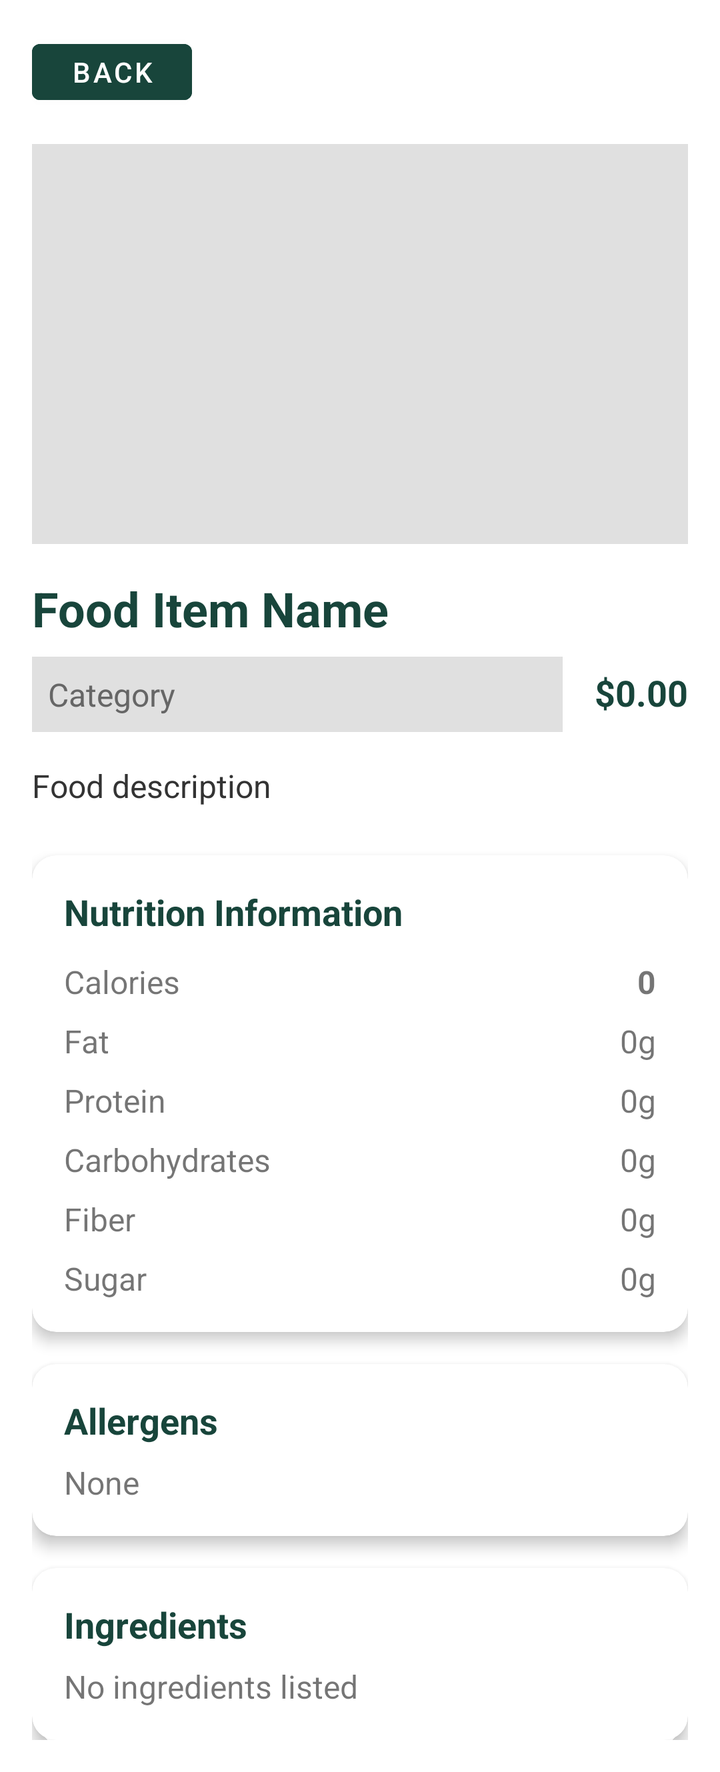
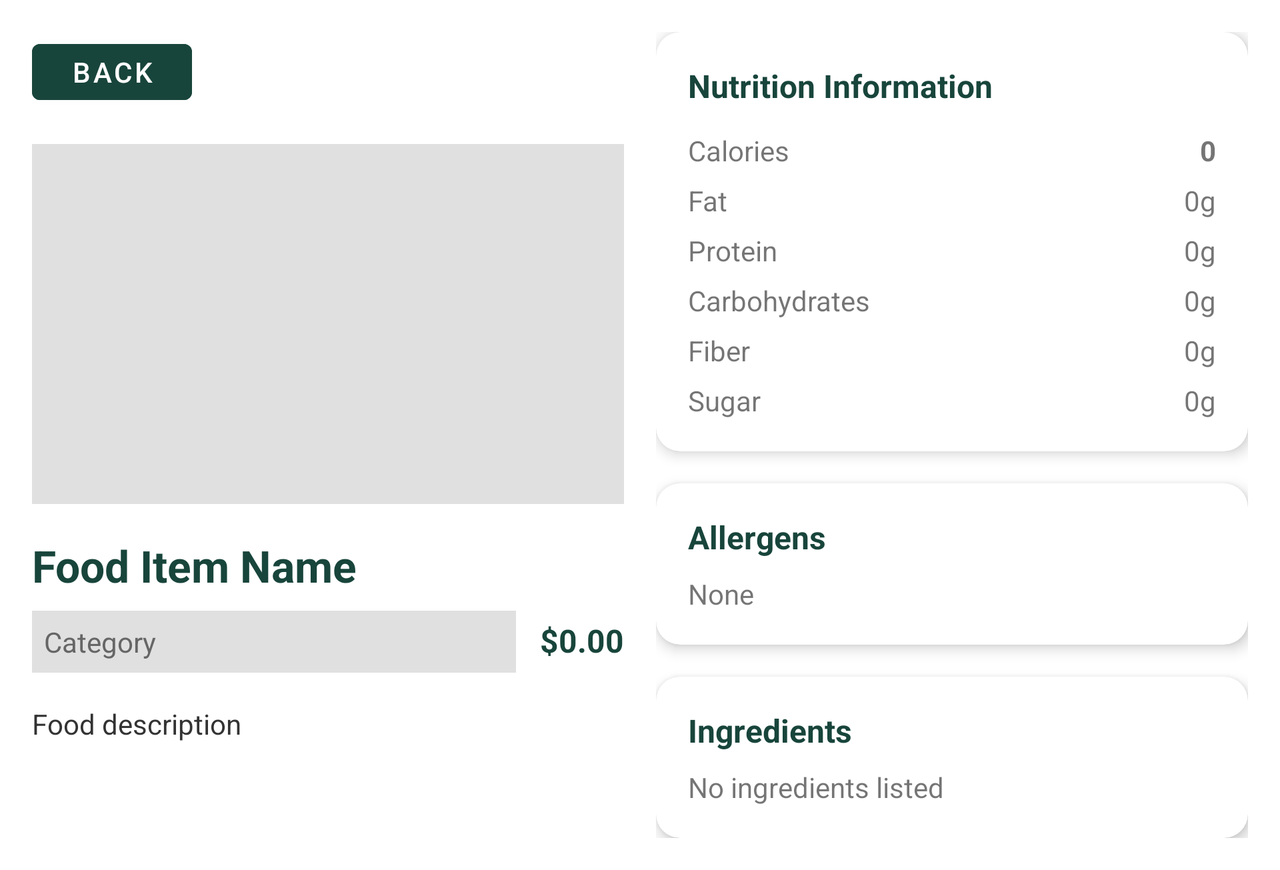

One screen, two layout resources from the same app: the default and the repository's alternative for another configuration. Each is rendered where Android would select it; the XML of both is given below.
<!-- AndroidManifest.xml: application theme Theme.MyApplication -->
<!-- res/layout/activity_menu_item_detail.xml -->
<?xml version="1.0" encoding="utf-8"?>
<ScrollView xmlns:android="http://schemas.android.com/apk/res/android"
    xmlns:app="http://schemas.android.com/apk/res-auto"
    android:layout_width="match_parent"
    android:layout_height="match_parent"
    android:background="@android:color/white">

    <LinearLayout
        android:layout_width="match_parent"
        android:layout_height="wrap_content"
        android:orientation="vertical"
        android:padding="16dp">

        
        <Button
            android:id="@+id/btnBack"
            android:layout_width="80dp"
            android:layout_height="40dp"
            android:layout_marginBottom="16dp"
            android:backgroundTint="#18453B"
            android:text="@string/back"
            android:textColor="@android:color/white"
            android:textSize="14sp"
            style="@style/Widget.MaterialComponents.Button" />

        
        <ImageView
            android:id="@+id/ivFoodImage"
            android:layout_width="match_parent"
            android:layout_height="200dp"
            android:layout_marginBottom="16dp"
            android:background="#E0E0E0"
            android:scaleType="centerCrop"
            android:src="@drawable/ic_launcher_foreground"
            android:contentDescription="Food image" />

        
        <TextView
            android:id="@+id/tvFoodName"
            android:layout_width="match_parent"
            android:layout_height="wrap_content"
            android:text="@string/food_item_name"
            android:textSize="24sp"
            android:textStyle="bold"
            android:textColor="#18453B"
            android:layout_marginBottom="8dp" />

        
        <LinearLayout
            android:layout_width="match_parent"
            android:layout_height="wrap_content"
            android:orientation="horizontal"
            android:layout_marginBottom="16dp">

            <TextView
                android:id="@+id/tvCategory"
                android:layout_width="0dp"
                android:layout_height="wrap_content"
                android:layout_weight="1"
                android:text="@string/category"
                android:textSize="16sp"
                android:textColor="#666666"
                android:background="#E0E0E0"
                android:padding="8dp" />

            <TextView
                android:id="@+id/tvPrice"
                android:layout_width="wrap_content"
                android:layout_height="wrap_content"
                android:text="@string/price_default"
                android:textSize="18sp"
                android:textStyle="bold"
                android:textColor="#18453B"
                android:layout_marginStart="16dp" />

        </LinearLayout>

        
        <TextView
            android:id="@+id/tvDescription"
            android:layout_width="match_parent"
            android:layout_height="wrap_content"
            android:text="@string/food_description"
            android:textSize="16sp"
            android:textColor="#333333"
            android:layout_marginBottom="24dp" />

        
        <androidx.cardview.widget.CardView
            android:layout_width="match_parent"
            android:layout_height="wrap_content"
            android:layout_marginBottom="16dp"
            app:cardCornerRadius="12dp"
            app:cardElevation="4dp">

            <LinearLayout
                android:layout_width="match_parent"
                android:layout_height="wrap_content"
                android:orientation="vertical"
                android:padding="16dp">

                <TextView
                    android:layout_width="match_parent"
                    android:layout_height="wrap_content"
                    android:text="@string/nutrition_information"
                    android:textSize="18sp"
                    android:textStyle="bold"
                    android:textColor="#18453B"
                    android:layout_marginBottom="12dp" />

                
                <LinearLayout
                    android:layout_width="match_parent"
                    android:layout_height="wrap_content"
                    android:orientation="horizontal"
                    android:layout_marginBottom="8dp">

                    <TextView
                        android:layout_width="0dp"
                        android:layout_height="wrap_content"
                        android:layout_weight="1"
                        android:text="@string/calories"
                        android:textSize="16sp" />

                    <TextView
                        android:id="@+id/tvCalories"
                        android:layout_width="wrap_content"
                        android:layout_height="wrap_content"
                        android:text="@string/nutrition_value_zero"
                        android:textSize="16sp"
                        android:textStyle="bold" />

                </LinearLayout>

                
                <LinearLayout
                    android:layout_width="match_parent"
                    android:layout_height="wrap_content"
                    android:orientation="horizontal"
                    android:layout_marginBottom="8dp">

                    <TextView
                        android:layout_width="0dp"
                        android:layout_height="wrap_content"
                        android:layout_weight="1"
                        android:text="@string/fat"
                        android:textSize="16sp" />

                    <TextView
                        android:id="@+id/tvFat"
                        android:layout_width="wrap_content"
                        android:layout_height="wrap_content"
                        android:text="@string/nutrition_value_zero_grams"
                        android:textSize="16sp" />

                </LinearLayout>

                
                <LinearLayout
                    android:layout_width="match_parent"
                    android:layout_height="wrap_content"
                    android:orientation="horizontal"
                    android:layout_marginBottom="8dp">

                    <TextView
                        android:layout_width="0dp"
                        android:layout_height="wrap_content"
                        android:layout_weight="1"
                        android:text="@string/protein"
                        android:textSize="16sp" />

                    <TextView
                        android:id="@+id/tvProtein"
                        android:layout_width="wrap_content"
                        android:layout_height="wrap_content"
                        android:text="@string/nutrition_value_zero_grams"
                        android:textSize="16sp" />

                </LinearLayout>

                
                <LinearLayout
                    android:layout_width="match_parent"
                    android:layout_height="wrap_content"
                    android:orientation="horizontal"
                    android:layout_marginBottom="8dp">

                    <TextView
                        android:layout_width="0dp"
                        android:layout_height="wrap_content"
                        android:layout_weight="1"
                        android:text="@string/carbohydrates"
                        android:textSize="16sp" />

                    <TextView
                        android:id="@+id/tvCarbs"
                        android:layout_width="wrap_content"
                        android:layout_height="wrap_content"
                        android:text="@string/nutrition_value_zero_grams"
                        android:textSize="16sp" />

                </LinearLayout>

                
                <LinearLayout
                    android:layout_width="match_parent"
                    android:layout_height="wrap_content"
                    android:orientation="horizontal"
                    android:layout_marginBottom="8dp">

                    <TextView
                        android:layout_width="0dp"
                        android:layout_height="wrap_content"
                        android:layout_weight="1"
                        android:text="@string/fiber"
                        android:textSize="16sp" />

                    <TextView
                        android:id="@+id/tvFiber"
                        android:layout_width="wrap_content"
                        android:layout_height="wrap_content"
                        android:text="@string/nutrition_value_zero_grams"
                        android:textSize="16sp" />

                </LinearLayout>

                
                <LinearLayout
                    android:layout_width="match_parent"
                    android:layout_height="wrap_content"
                    android:orientation="horizontal">

                    <TextView
                        android:layout_width="0dp"
                        android:layout_height="wrap_content"
                        android:layout_weight="1"
                        android:text="@string/sugar"
                        android:textSize="16sp" />

                    <TextView
                        android:id="@+id/tvSugar"
                        android:layout_width="wrap_content"
                        android:layout_height="wrap_content"
                        android:text="@string/nutrition_value_zero_grams"
                        android:textSize="16sp" />

                </LinearLayout>

            </LinearLayout>

        </androidx.cardview.widget.CardView>

        
        <androidx.cardview.widget.CardView
            android:layout_width="match_parent"
            android:layout_height="wrap_content"
            android:layout_marginBottom="16dp"
            app:cardCornerRadius="12dp"
            app:cardElevation="4dp">

            <LinearLayout
                android:layout_width="match_parent"
                android:layout_height="wrap_content"
                android:orientation="vertical"
                android:padding="16dp">

                <TextView
                    android:layout_width="match_parent"
                    android:layout_height="wrap_content"
                    android:text="@string/allergens"
                    android:textSize="18sp"
                    android:textStyle="bold"
                    android:textColor="#18453B"
                    android:layout_marginBottom="8dp" />

                <TextView
                    android:id="@+id/tvAllergens"
                    android:layout_width="match_parent"
                    android:layout_height="wrap_content"
                    android:text="@string/allergens_none"
                    android:textSize="16sp" />

            </LinearLayout>

        </androidx.cardview.widget.CardView>

        
        <androidx.cardview.widget.CardView
            android:layout_width="match_parent"
            android:layout_height="wrap_content"
            app:cardCornerRadius="12dp"
            app:cardElevation="4dp">

            <LinearLayout
                android:layout_width="match_parent"
                android:layout_height="wrap_content"
                android:orientation="vertical"
                android:padding="16dp">

                <TextView
                    android:layout_width="match_parent"
                    android:layout_height="wrap_content"
                    android:text="@string/ingredients"
                    android:textSize="18sp"
                    android:textStyle="bold"
                    android:textColor="#18453B"
                    android:layout_marginBottom="8dp" />

                <TextView
                    android:id="@+id/tvIngredients"
                    android:layout_width="match_parent"
                    android:layout_height="wrap_content"
                    android:text="@string/ingredients_none"
                    android:textSize="16sp" />

            </LinearLayout>

        </androidx.cardview.widget.CardView>

    </LinearLayout>

</ScrollView>
<!-- resources referenced by this layout -->
<resources>
  <string name="allergens">Allergens</string>
  <string name="allergens_none">None</string>
  <string name="back">Back</string>
  <string name="calories">Calories</string>
  <string name="carbohydrates">Carbohydrates</string>
  <string name="category">Category</string>
  <string name="fat">Fat</string>
  <string name="fiber">Fiber</string>
  <string name="food_description">Food description</string>
  <string name="food_item_name">Food Item Name</string>
  <string name="ingredients">Ingredients</string>
  <string name="ingredients_none">No ingredients listed</string>
  <string name="nutrition_information">Nutrition Information</string>
  <string name="nutrition_value_zero">0</string>
  <string name="nutrition_value_zero_grams">0g</string>
  <string name="price_default">$0.00</string>
  <string name="protein">Protein</string>
  <string name="sugar">Sugar</string>
  <style name="Theme.MyApplication" parent="Theme.MaterialComponents.DayNight.NoActionBar">
          
          <item name="colorPrimary">@color/purple_500</item>
          <item name="colorPrimaryVariant">@color/purple_700</item>
          <item name="colorOnPrimary">@color/white</item>
          
          <item name="colorSecondary">@color/teal_200</item>
          <item name="colorSecondaryVariant">@color/teal_700</item>
          <item name="colorOnSecondary">@color/black</item>
          
          <item name="android:statusBarColor">?attr/colorPrimaryVariant</item>
          
      </style>
  <color name="purple_500">#FF6200EE</color>
  <color name="purple_700">#FF3700B3</color>
  <color name="white">#FFFFFFFF</color>
  <color name="teal_200">#FF03DAC5</color>
  <color name="teal_700">#FF018786</color>
  <color name="black">#FF000000</color>
</resources>
<!-- res/layout-land/activity_menu_item_detail.xml (the repository's variant of the layout above) -->
<!-- drawn on the phone turned sideways -->
<?xml version="1.0" encoding="utf-8"?>

<ScrollView xmlns:android="http://schemas.android.com/apk/res/android"
    xmlns:app="http://schemas.android.com/apk/res-auto"
    android:layout_width="match_parent"
    android:layout_height="match_parent"
    android:background="@android:color/white">

    <LinearLayout
        android:layout_width="match_parent"
        android:layout_height="wrap_content"
        android:orientation="horizontal"
        android:padding="16dp">

        
        <LinearLayout
            android:layout_width="0dp"
            android:layout_height="wrap_content"
            android:layout_weight="1"
            android:orientation="vertical"
            android:layout_marginEnd="16dp">

            
            <Button
                android:id="@+id/btnBack"
                android:layout_width="80dp"
                android:layout_height="40dp"
                android:layout_marginBottom="16dp"
                android:backgroundTint="#18453B"
                android:text="Back"
                android:textColor="@android:color/white"
                android:textSize="14sp"
                style="@style/Widget.MaterialComponents.Button" />

            
            <ImageView
                android:id="@+id/ivFoodImage"
                android:layout_width="match_parent"
                android:layout_height="180dp"
                android:layout_marginBottom="16dp"
                android:background="#E0E0E0"
                android:scaleType="centerCrop"
                android:src="@drawable/ic_launcher_foreground"
                android:contentDescription="Food image" />

            
            <TextView
                android:id="@+id/tvFoodName"
                android:layout_width="match_parent"
                android:layout_height="wrap_content"
                android:text="Food Item Name"
                android:textSize="22sp"
                android:textStyle="bold"
                android:textColor="#18453B"
                android:layout_marginBottom="8dp" />

            
            <LinearLayout
                android:layout_width="match_parent"
                android:layout_height="wrap_content"
                android:orientation="horizontal"
                android:layout_marginBottom="16dp">

                <TextView
                    android:id="@+id/tvCategory"
                    android:layout_width="0dp"
                    android:layout_height="wrap_content"
                    android:layout_weight="1"
                    android:text="Category"
                    android:textSize="14sp"
                    android:textColor="#666666"
                    android:background="#E0E0E0"
                    android:padding="6dp" />

                <TextView
                    android:id="@+id/tvPrice"
                    android:layout_width="wrap_content"
                    android:layout_height="wrap_content"
                    android:text="$0.00"
                    android:textSize="16sp"
                    android:textStyle="bold"
                    android:textColor="#18453B"
                    android:layout_marginStart="12dp" />

            </LinearLayout>

            
            <TextView
                android:id="@+id/tvDescription"
                android:layout_width="match_parent"
                android:layout_height="wrap_content"
                android:text="Food description"
                android:textSize="14sp"
                android:textColor="#333333" />

        </LinearLayout>

        
        <LinearLayout
            android:layout_width="0dp"
            android:layout_height="wrap_content"
            android:layout_weight="1"
            android:orientation="vertical">

            
            <androidx.cardview.widget.CardView
                android:layout_width="match_parent"
                android:layout_height="wrap_content"
                android:layout_marginBottom="16dp"
                app:cardCornerRadius="12dp"
                app:cardElevation="4dp">

                <LinearLayout
                    android:layout_width="match_parent"
                    android:layout_height="wrap_content"
                    android:orientation="vertical"
                    android:padding="16dp">

                    <TextView
                        android:layout_width="match_parent"
                        android:layout_height="wrap_content"
                        android:text="Nutrition Information"
                        android:textSize="16sp"
                        android:textStyle="bold"
                        android:textColor="#18453B"
                        android:layout_marginBottom="12dp" />

                    
                    <LinearLayout
                        android:layout_width="match_parent"
                        android:layout_height="wrap_content"
                        android:orientation="horizontal"
                        android:layout_marginBottom="6dp">

                        <TextView
                            android:layout_width="0dp"
                            android:layout_height="wrap_content"
                            android:layout_weight="1"
                            android:text="Calories"
                            android:textSize="14sp" />

                        <TextView
                            android:id="@+id/tvCalories"
                            android:layout_width="wrap_content"
                            android:layout_height="wrap_content"
                            android:text="0"
                            android:textSize="14sp"
                            android:textStyle="bold" />

                    </LinearLayout>

                    
                    <LinearLayout
                        android:layout_width="match_parent"
                        android:layout_height="wrap_content"
                        android:orientation="horizontal"
                        android:layout_marginBottom="6dp">

                        <TextView
                            android:layout_width="0dp"
                            android:layout_height="wrap_content"
                            android:layout_weight="1"
                            android:text="Fat"
                            android:textSize="14sp" />

                        <TextView
                            android:id="@+id/tvFat"
                            android:layout_width="wrap_content"
                            android:layout_height="wrap_content"
                            android:text="0g"
                            android:textSize="14sp" />

                    </LinearLayout>

                    
                    <LinearLayout
                        android:layout_width="match_parent"
                        android:layout_height="wrap_content"
                        android:orientation="horizontal"
                        android:layout_marginBottom="6dp">

                        <TextView
                            android:layout_width="0dp"
                            android:layout_height="wrap_content"
                            android:layout_weight="1"
                            android:text="Protein"
                            android:textSize="14sp" />

                        <TextView
                            android:id="@+id/tvProtein"
                            android:layout_width="wrap_content"
                            android:layout_height="wrap_content"
                            android:text="0g"
                            android:textSize="14sp" />

                    </LinearLayout>

                    
                    <LinearLayout
                        android:layout_width="match_parent"
                        android:layout_height="wrap_content"
                        android:orientation="horizontal"
                        android:layout_marginBottom="6dp">

                        <TextView
                            android:layout_width="0dp"
                            android:layout_height="wrap_content"
                            android:layout_weight="1"
                            android:text="Carbohydrates"
                            android:textSize="14sp" />

                        <TextView
                            android:id="@+id/tvCarbs"
                            android:layout_width="wrap_content"
                            android:layout_height="wrap_content"
                            android:text="0g"
                            android:textSize="14sp" />

                    </LinearLayout>

                    
                    <LinearLayout
                        android:layout_width="match_parent"
                        android:layout_height="wrap_content"
                        android:orientation="horizontal"
                        android:layout_marginBottom="6dp">

                        <TextView
                            android:layout_width="0dp"
                            android:layout_height="wrap_content"
                            android:layout_weight="1"
                            android:text="Fiber"
                            android:textSize="14sp" />

                        <TextView
                            android:id="@+id/tvFiber"
                            android:layout_width="wrap_content"
                            android:layout_height="wrap_content"
                            android:text="0g"
                            android:textSize="14sp" />

                    </LinearLayout>

                    
                    <LinearLayout
                        android:layout_width="match_parent"
                        android:layout_height="wrap_content"
                        android:orientation="horizontal">

                        <TextView
                            android:layout_width="0dp"
                            android:layout_height="wrap_content"
                            android:layout_weight="1"
                            android:text="Sugar"
                            android:textSize="14sp" />

                        <TextView
                            android:id="@+id/tvSugar"
                            android:layout_width="wrap_content"
                            android:layout_height="wrap_content"
                            android:text="0g"
                            android:textSize="14sp" />

                    </LinearLayout>

                </LinearLayout>

            </androidx.cardview.widget.CardView>

            
            <androidx.cardview.widget.CardView
                android:layout_width="match_parent"
                android:layout_height="wrap_content"
                android:layout_marginBottom="16dp"
                app:cardCornerRadius="12dp"
                app:cardElevation="4dp">

                <LinearLayout
                    android:layout_width="match_parent"
                    android:layout_height="wrap_content"
                    android:orientation="vertical"
                    android:padding="16dp">

                    <TextView
                        android:layout_width="match_parent"
                        android:layout_height="wrap_content"
                        android:text="Allergens"
                        android:textSize="16sp"
                        android:textStyle="bold"
                        android:textColor="#18453B"
                        android:layout_marginBottom="8dp" />

                    <TextView
                        android:id="@+id/tvAllergens"
                        android:layout_width="match_parent"
                        android:layout_height="wrap_content"
                        android:text="None"
                        android:textSize="14sp" />

                </LinearLayout>

            </androidx.cardview.widget.CardView>

            
            <androidx.cardview.widget.CardView
                android:layout_width="match_parent"
                android:layout_height="wrap_content"
                app:cardCornerRadius="12dp"
                app:cardElevation="4dp">

                <LinearLayout
                    android:layout_width="match_parent"
                    android:layout_height="wrap_content"
                    android:orientation="vertical"
                    android:padding="16dp">

                    <TextView
                        android:layout_width="match_parent"
                        android:layout_height="wrap_content"
                        android:text="Ingredients"
                        android:textSize="16sp"
                        android:textStyle="bold"
                        android:textColor="#18453B"
                        android:layout_marginBottom="8dp" />

                    <TextView
                        android:id="@+id/tvIngredients"
                        android:layout_width="match_parent"
                        android:layout_height="wrap_content"
                        android:text="No ingredients listed"
                        android:textSize="14sp" />

                </LinearLayout>

            </androidx.cardview.widget.CardView>

        </LinearLayout>

    </LinearLayout>

</ScrollView>
<!-- resources referenced by the variant -->
<!-- as the phone turned sideways resolves them -->
<resources>
  <style name="Theme.MyApplication" parent="Theme.MaterialComponents.DayNight.NoActionBar">
          
          <item name="colorPrimary">@color/purple_500</item>
          <item name="colorPrimaryVariant">@color/purple_700</item>
          <item name="colorOnPrimary">@color/white</item>
          
          <item name="colorSecondary">@color/teal_200</item>
          <item name="colorSecondaryVariant">@color/teal_700</item>
          <item name="colorOnSecondary">@color/black</item>
          
          <item name="android:statusBarColor">?attr/colorPrimaryVariant</item>
          
      </style>
  <color name="purple_500">#FF6200EE</color>
  <color name="purple_700">#FF3700B3</color>
  <color name="white">#FFFFFFFF</color>
  <color name="teal_200">#FF03DAC5</color>
  <color name="teal_700">#FF018786</color>
  <color name="black">#FF000000</color>
</resources>
